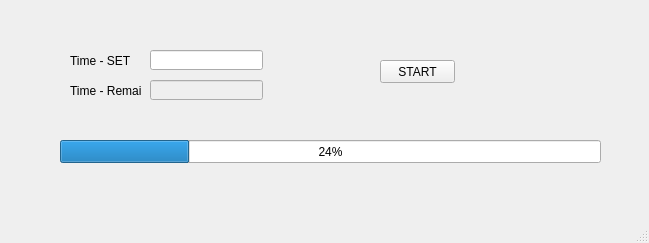
<?xml version="1.0" encoding="UTF-8"?>
<ui version="4.0">
 <class>MainWindow</class>
 <widget class="QMainWindow" name="MainWindow">
  <property name="geometry">
   <rect>
    <x>0</x>
    <y>0</y>
    <width>649</width>
    <height>243</height>
   </rect>
  </property>
  <property name="windowTitle">
   <string>MainWindow</string>
  </property>
  <widget class="QWidget" name="centralwidget">
   <widget class="QProgressBar" name="progressBar">
    <property name="geometry">
     <rect>
      <x>60</x>
      <y>140</y>
      <width>541</width>
      <height>23</height>
     </rect>
    </property>
    <property name="value">
     <number>24</number>
    </property>
   </widget>
   <widget class="QLabel" name="label">
    <property name="geometry">
     <rect>
      <x>70</x>
      <y>50</y>
      <width>61</width>
      <height>21</height>
     </rect>
    </property>
    <property name="text">
     <string>Time - SET</string>
    </property>
   </widget>
   <widget class="QLabel" name="label_2">
    <property name="geometry">
     <rect>
      <x>70</x>
      <y>80</y>
      <width>71</width>
      <height>21</height>
     </rect>
    </property>
    <property name="text">
     <string>Time - Remain</string>
    </property>
   </widget>
   <widget class="QLineEdit" name="txtSET">
    <property name="geometry">
     <rect>
      <x>150</x>
      <y>50</y>
      <width>113</width>
      <height>20</height>
     </rect>
    </property>
   </widget>
   <widget class="QLineEdit" name="txtRemain">
    <property name="enabled">
     <bool>false</bool>
    </property>
    <property name="geometry">
     <rect>
      <x>150</x>
      <y>80</y>
      <width>113</width>
      <height>20</height>
     </rect>
    </property>
   </widget>
   <widget class="QPushButton" name="btnStart">
    <property name="geometry">
     <rect>
      <x>380</x>
      <y>60</y>
      <width>75</width>
      <height>23</height>
     </rect>
    </property>
    <property name="text">
     <string>START</string>
    </property>
   </widget>
  </widget>
  <widget class="QMenuBar" name="menubar">
   <property name="geometry">
    <rect>
     <x>0</x>
     <y>0</y>
     <width>649</width>
     <height>21</height>
    </rect>
   </property>
  </widget>
  <widget class="QStatusBar" name="statusbar"/>
 </widget>
 <resources/>
 <connections/>
</ui>
